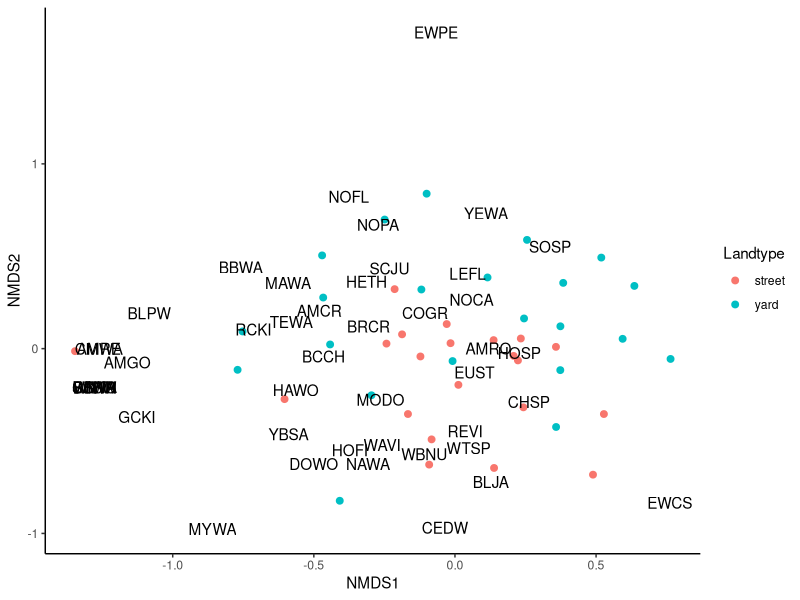
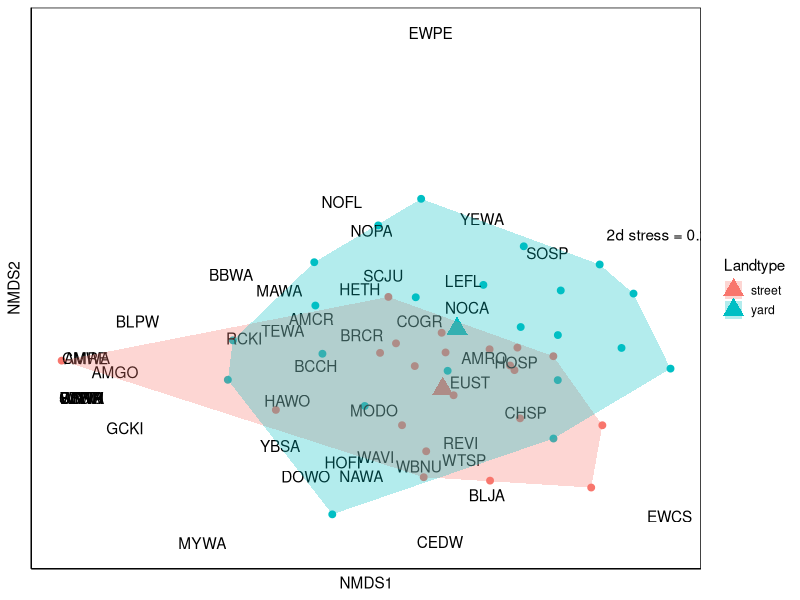

The R script that drew these images, in order:
library(tidyverse)
library(vegan)

data2024 <- read.csv("2-Cleaned_data/ndg_cleaneddata_2024.csv") #all obs from 2024
data2025 <- read.csv("2-Cleaned_data/ndg_cleaneddata_2025.csv") #all obs from 2025

#Creating a global dataset with the data from 2025&2024
alldata <- bind_rows(data2024, data2025)

species_matrix <- alldata %>%
  filter(!grepl("Unknown", Bird.code)) %>% 
  select(Code, Landtype, Bird.code) %>%
  distinct() %>%
  mutate_at(vars(Code), as.factor) %>% 
  mutate(Present = 1) %>%
  pivot_wider(
    id_cols = c(Code, Landtype),
    names_from = Bird.code,
    values_from = Present,
    values_fill = 0) %>% 
  column_to_rownames(var = "Code")


nmds <-
  metaMDS(species_matrix[,3:48],
          distance = "bray",
          k = 2)
print(nmds)

land_type <- alldata %>% 
  distinct(Code, Landtype)

# Extract NMDS scores for sites 
nmds_CodeScores <-
  # get nmds scores 
  as.data.frame(scores(nmds)$site) %>%
  # change rownames (site) to a column 
  rownames_to_column(var = "Code") %>% 
  # join our habitat type (grouping variable) to each site 
  left_join(land_type)


# Extract NMDS scores for species  
nmds_SpeciesScores <- 
  as.data.frame(scores(nmds, "species"))

nmds_SpeciesScores$species <- rownames(nmds_SpeciesScores) 


ggplot() + 
  
  # add site scores
  geom_point(data = nmds_CodeScores, 
             aes(x=NMDS1, y=NMDS2, colour = Landtype), 
             size = 2) + 
  
  # add species scores 
  geom_text(data = nmds_SpeciesScores, 
            aes(x=NMDS1, y=NMDS2, label = species)) +
  
  theme_classic()


# get centroid 
Habitat_Centroid <- 
  nmds_CodeScores %>% 
  group_by(Landtype) %>% 
  summarise(axis1 = mean(NMDS1),
            axis2 = mean(NMDS2)) %>% 
  ungroup()


# extract convex hull
habitat.hull <- 
  nmds_CodeScores %>% 
  group_by(Landtype) %>%
  slice(chull(NMDS1, NMDS2))

nmds_stress <- nmds$stress


# use ggplot to plot 
ggplot() + 
    geom_point(data = nmds_CodeScores, 
             aes(x=NMDS1, y=NMDS2, colour = Landtype), size = 2) + 
    geom_text(data = nmds_SpeciesScores, 
            aes(x=NMDS1, y=NMDS2, label = species)) +
    geom_point(data = Habitat_Centroid, 
             aes(x = axis1, y = axis2, color = Landtype), 
             size = 5, shape = 17) +
    geom_polygon(data = habitat.hull, 
               aes(x = NMDS1, y = NMDS2, fill = Landtype, group = Landtype), 
               alpha = 0.30) +
    annotate("text", x = 0.75, y = 0.65, 
           label = paste("2d stress =", round(nmds_stress, 3))) +
  labs(x = "NMDS1", y = "NMDS2") + 
  theme(axis.text = element_blank(), axis.ticks = element_blank(),
        panel.background = element_rect(fill = "white"),
        panel.border = element_rect(color = "black", 
                                    fill = NA, linewidth = .5),
        axis.line = element_line(color = "black"),
        plot.title = element_text(hjust = 0.5),
        legend.key.size = unit(.25, "cm"))
